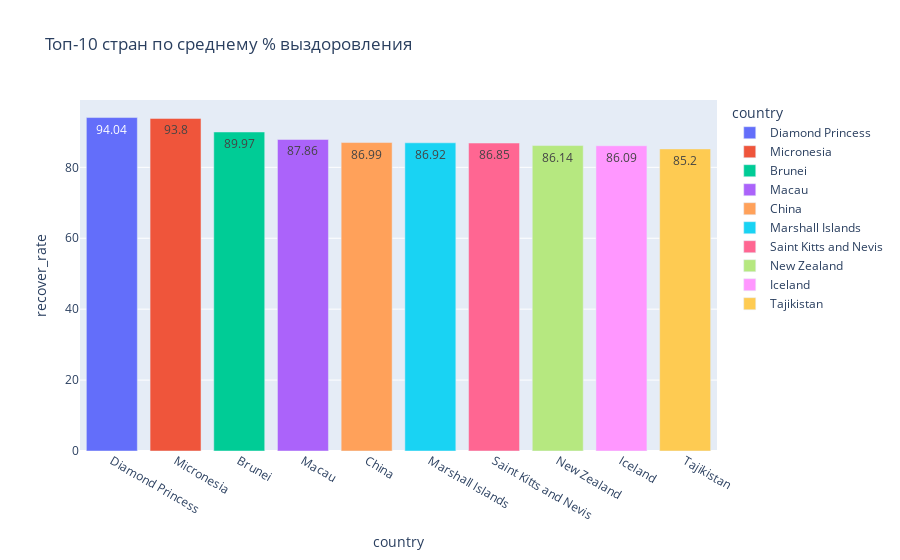

The cell this chart's notebook holds for it:
### Code cell
# столбчатую диаграмму, показывающую ТОП-10 стран по среднему проценту выздоравливающих пациентов (recover_rate)
recovered_countries = covid_df.groupby('country', as_index=False).recover_rate.mean().round(2).nlargest(10, columns='recover_rate')

fig = px.bar(
    data_frame=recovered_countries,
    x='country',
    y='recover_rate',
    title='Топ-10 стран по среднему % выздоровления',
    color='country',
    text = 'recover_rate'
)
fig.show()

### Figure 1 — Plotly figure (JSON) as saved in the notebook; plotly's stock layout.template omitted (floating-point values rounded to 4 significant figures)
{"data": [{"alignmentgroup": "True", "hovertemplate": "country=%{x}<br>recover_rate=%{text}<extra></extra>", "legendgroup": "Diamond Princess", "marker": {"color": "#636efa", "pattern": {"shape": ""}}, "name": "Diamond Princess", "offsetgroup": "Diamond Princess", "orientation": "v", "showlegend": true, "text": [94.04], "textposition": "auto", "type": "bar", "x": ["Diamond Princess"], "xaxis": "x", "y": [94.04], "yaxis": "y"}, {"alignmentgroup": "True", "hovertemplate": "country=%{x}<br>recover_rate=%{text}<extra></extra>", "legendgroup": "Micronesia", "marker": {"color": "#EF553B", "pattern": {"shape": ""}}, "name": "Micronesia", "offsetgroup": "Micronesia", "orientation": "v", "showlegend": true, "text": [93.8], "textposition": "auto", "type": "bar", "x": ["Micronesia"], "xaxis": "x", "y": [93.8], "yaxis": "y"}, {"alignmentgroup": "True", "hovertemplate": "country=%{x}<br>recover_rate=%{text}<extra></extra>", "legendgroup": "Brunei", "marker": {"color": "#00cc96", "pattern": {"shape": ""}}, "name": "Brunei", "offsetgroup": "Brunei", "orientation": "v", "showlegend": true, "text": [89.97], "textposition": "auto", "type": "bar", "x": ["Brunei"], "xaxis": "x", "y": [89.97], "yaxis": "y"}, {"alignmentgroup": "True", "hovertemplate": "country=%{x}<br>recover_rate=%{text}<extra></extra>", "legendgroup": "Macau", "marker": {"color": "#ab63fa", "pattern": {"shape": ""}}, "name": "Macau", "offsetgroup": "Macau", "orientation": "v", "showlegend": true, "text": [87.86], "textposition": "auto", "type": "bar", "x": ["Macau"], "xaxis": "x", "y": [87.86], "yaxis": "y"}, {"alignmentgroup": "True", "hovertemplate": "country=%{x}<br>recover_rate=%{text}<extra></extra>", "legendgroup": "China", "marker": {"color": "#FFA15A", "pattern": {"shape": ""}}, "name": "China", "offsetgroup": "China", "orientation": "v", "showlegend": true, "text": [86.99], "textposition": "auto", "type": "bar", "x": ["China"], "xaxis": "x", "y": [86.99], "yaxis": "y"}, {"alignmentgroup": "True", "hovertemplate": "country=%{x}<br>recover_rate=%{text}<extra></extra>", "legendgroup": "Marshall Islands", "marker": {"color": "#19d3f3", "pattern": {"shape": ""}}, "name": "Marshall Islands", "offsetgroup": "Marshall Islands", "orientation": "v", "showlegend": true, "text": [86.92], "textposition": "auto", "type": "bar", "x": ["Marshall Islands"], "xaxis": "x", "y": [86.92], "yaxis": "y"}, {"alignmentgroup": "True", "hovertemplate": "country=%{x}<br>recover_rate=%{text}<extra></extra>", "legendgroup": "Saint Kitts and Nevis", "marker": {"color": "#FF6692", "pattern": {"shape": ""}}, "name": "Saint Kitts and Nevis", "offsetgroup": "Saint Kitts and Nevis", "orientation": "v", "showlegend": true, "text": [86.85], "textposition": "auto", "type": "bar", "x": ["Saint Kitts and Nevis"], "xaxis": "x", "y": [86.85], "yaxis": "y"}, {"alignmentgroup": "True", "hovertemplate": "country=%{x}<br>recover_rate=%{text}<extra></extra>", "legendgroup": "New Zealand", "marker": {"color": "#B6E880", "pattern": {"shape": ""}}, "name": "New Zealand", "offsetgroup": "New Zealand", "orientation": "v", "showlegend": true, "text": [86.14], "textposition": "auto", "type": "bar", "x": ["New Zealand"], "xaxis": "x", "y": [86.14], "yaxis": "y"}, {"alignmentgroup": "True", "hovertemplate": "country=%{x}<br>recover_rate=%{text}<extra></extra>", "legendgroup": "Iceland", "marker": {"color": "#FF97FF", "pattern": {"shape": ""}}, "name": "Iceland", "offsetgroup": "Iceland", "orientation": "v", "showlegend": true, "text": [86.09], "textposition": "auto", "type": "bar", "x": ["Iceland"], "xaxis": "x", "y": [86.09], "yaxis": "y"}, {"alignmentgroup": "True", "hovertemplate": "country=%{x}<br>recover_rate=%{text}<extra></extra>", "legendgroup": "Tajikistan", "marker": {"color": "#FECB52", "pattern": {"shape": ""}}, "name": "Tajikistan", "offsetgroup": "Tajikistan", "orientation": "v", "showlegend": true, "text": [85.2], "textposition": "auto", "type": "bar", "x": ["Tajikistan"], "xaxis": "x", "y": [85.2], "yaxis": "y"}], "layout": {"barmode": "relative", "legend": {"title": {"text": "country"}, "tracegroupgap": 0}, "title": {"text": "Топ-10 стран по среднему % выздоровления"}, "xaxis": {"anchor": "y", "categoryarray": ["Diamond Princess", "Micronesia", "Brunei", "Macau", "China", "Marshall Islands", "Saint Kitts and Nevis", "New Zealand", "Iceland", "Tajikistan"], "categoryorder": "array", "domain": [0, 1], "title": {"text": "country"}}, "yaxis": {"anchor": "x", "domain": [0, 1], "title": {"text": "recover_rate"}}}}
